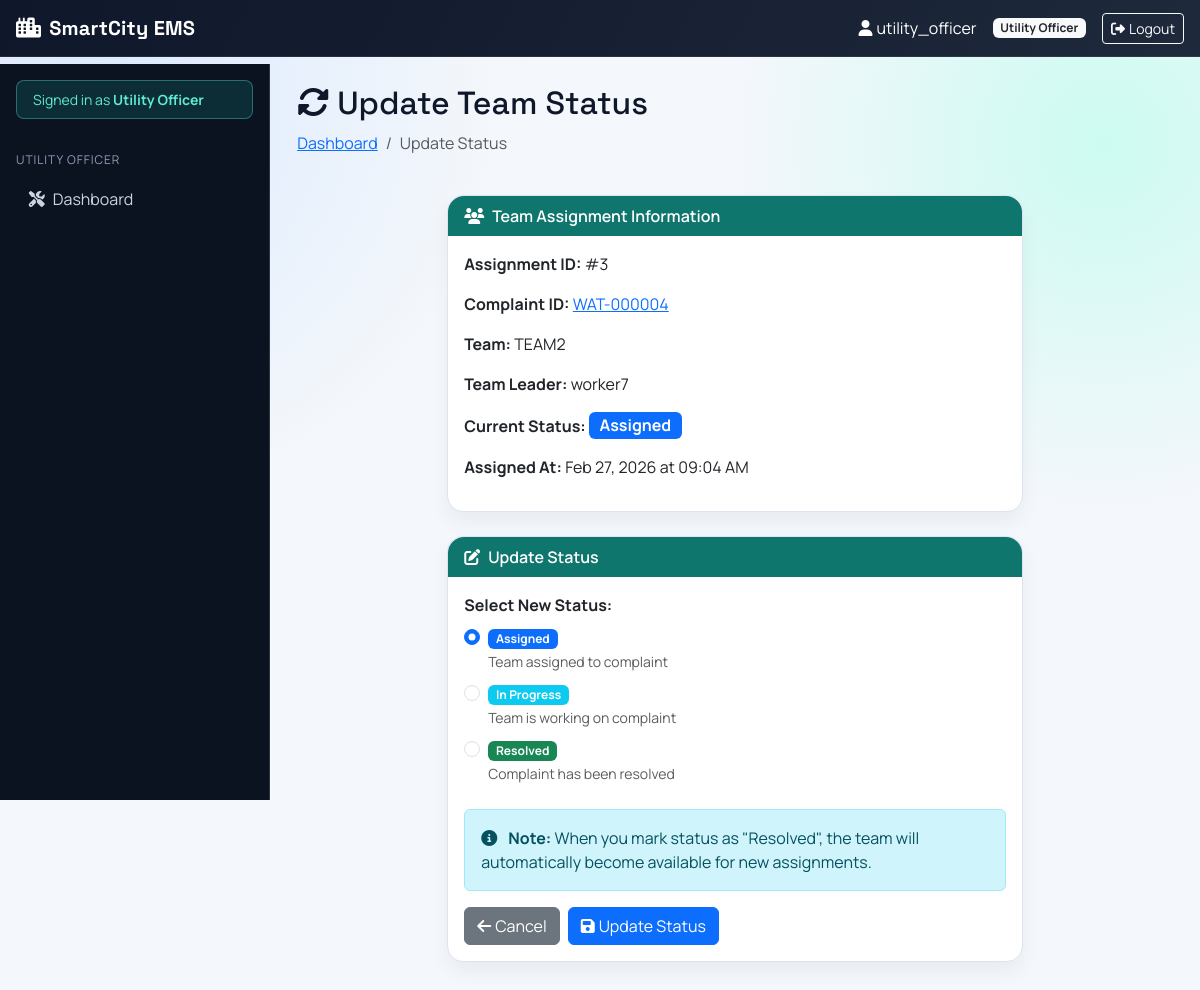
The page /utilities/update-team-status/3/ (signed in) on the database as committed earlier.
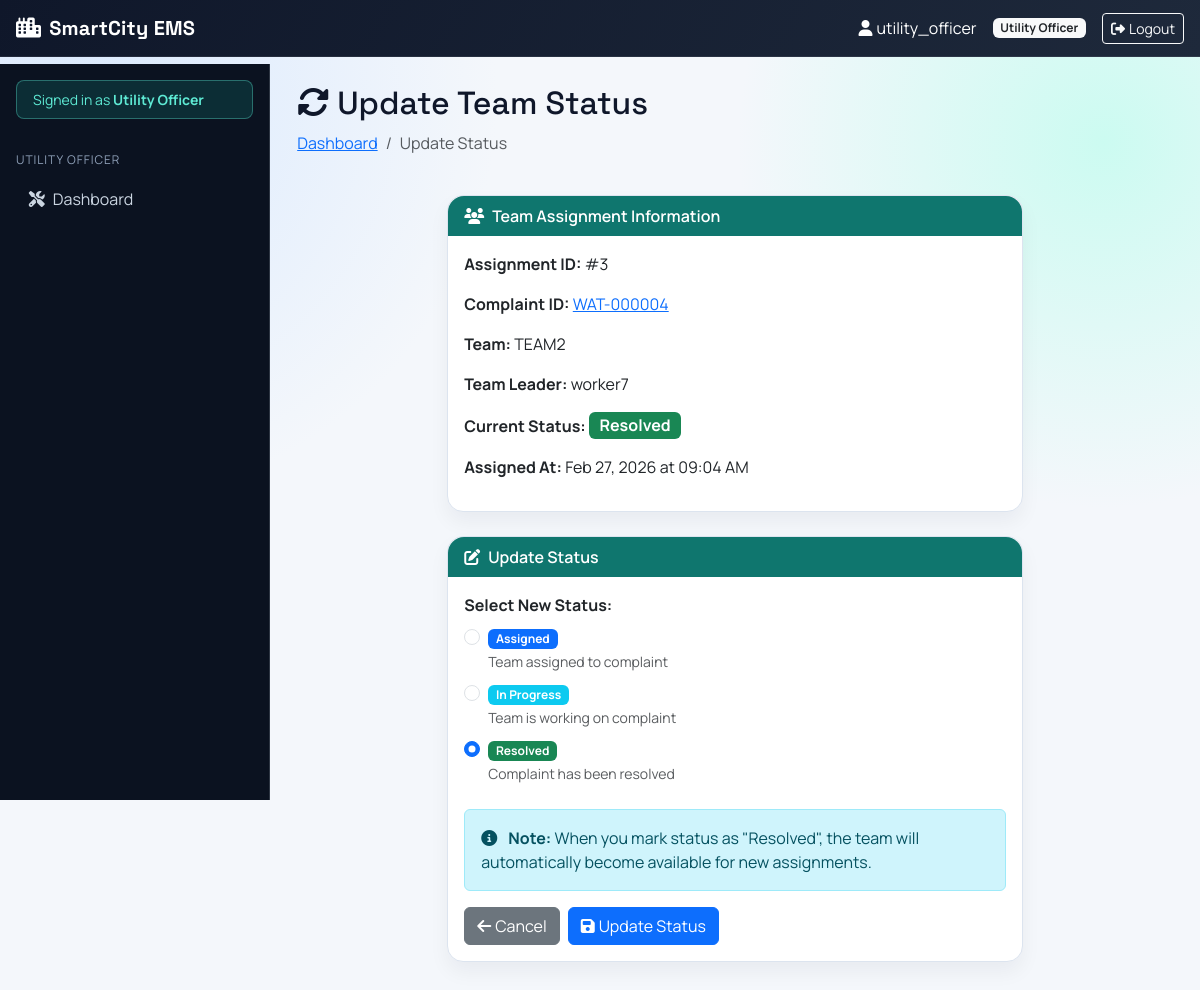
The same page on the database as committed later.
### utilities/models.py (models this page shows, shortened)
class UtilityTeamAssignment(models.Model):
    complaint = models.ForeignKey('Complaint', on_delete=models.CASCADE, related_name='team_assignments')
    team = models.ForeignKey('UtilityTeam', on_delete=models.PROTECT)
    assigned_by = models.ForeignKey('accounts.User', on_delete=models.PROTECT, related_name='utility_assignments_made')
    assigned_at = models.DateTimeField(auto_now_add=True)
    status = models.CharField(max_length=20, choices=[
        ('assigned', 'Assigned'),
        ('in_progress', 'In Progress'),
        ('resolved', 'Resolved'),
    ], default='assigned')

class Complaint(models.Model):
    citizen = models.ForeignKey(
        User,
        on_delete=models.CASCADE,
        related_name='complaints'
    )
    STATUS_CHOICES = [
        ('pending', 'Pending'),
        ('assigned', 'Assigned'),
        ('in_progress', 'In Progress'),
        ('resolved', 'Resolved'),
        ('escalated', 'Escalated'),
        ('rejected', 'Rejected'),
    ]
    PRIORITY_CHOICES = [
        ('high', 'High'),
        ('medium', 'Medium'),
        ('low', 'Low'),
    ]
    citizen = models.ForeignKey(User, on_delete=models.CASCADE, related_name='complaints')
    utility_type = models.ForeignKey(UtilityType, on_delete=models.PROTECT)
    complaint_id = models.CharField(max_length=20, unique=True, editable=False)
    title = models.CharField(max_length=200)
    description = models.TextField()
    priority = models.CharField(max_length=20, choices=PRIORITY_CHOICES, default='medium')
    status = models.CharField(max_length=20, choices=STATUS_CHOICES, default='pending')
    location_lat = models.DecimalField(max_digits=9, decimal_places=6, null=True, blank=True)
    location_lng = models.DecimalField(max_digits=9, decimal_places=6, null=True, blank=True)
    address = models.TextField()
    landmark = models.CharField(max_length=200, blank=True)
    assigned_officer = models.ForeignKey(
        User,
        on_delete=models.SET_NULL,
        null=True,
        blank=True,
        related_name='assigned_complaints',
        limit_choices_to={'role': 'utility_officer'}
    )
    created_at = models.DateTimeField(auto_now_add=True)
    updated_at = models.DateTimeField(auto_now=True)
    assigned_at = models.DateTimeField(null=True, blank=True)
    resolved_at = models.DateTimeField(null=True, blank=True)
    escalated_at = models.DateTimeField(null=True, blank=True)
    resolution_notes = models.TextField(blank=True)
    satisfaction_rating = models.IntegerField(
        null=True,
        blank=True,
        choices=[(i, i) for i in range(1, 6)],
        help_text="Rate 1-5 after resolution"
    )

class UtilityTeam(models.Model):
    TEAM_TYPE_CHOICES = [
        ('water', 'Water Supply Response'),
        ('electricity', 'Electricity Response'),
        ('road_maintenance', 'Road Maintenance'),
        ('garbage', 'Garbage Management'),
        ('public_works', 'Public Works'),
        ('special_operations', 'Special Operations'),
    ]
    name = models.CharField(max_length=100)
    team_type = models.CharField(max_length=50, choices=TEAM_TYPE_CHOICES, default='water')
    team_size = models.IntegerField(default=0)
    workers = models.ManyToManyField(
        'accounts.User',
        limit_choices_to={'role': 'worker'},
        related_name='utility_teams'
    )
    vehicles = models.ManyToManyField(
        'emergency.EmergencyVehicle',  # Reuse emergency vehicles for utility teams
        related_name='utility_teams',
        blank=True
    )
    equipment = models.TextField(blank=True)
    team_leader = models.ForeignKey(
        'accounts.User',
        on_delete=models.SET_NULL,
        null=True,
        related_name='led_utility_teams',
        limit_choices_to={'role': 'worker'},
        blank=True
    )
    is_available = models.BooleanField(default=True)
    created_at = models.DateTimeField(auto_now_add=True)
    class Meta:
        ordering = ['name']

### accounts/models.py (models this page shows, shortened)
class User(AbstractUser):
    ROLE_CHOICES = [
        ('citizen', 'Citizen'),
        ('government_authority', 'Government Authority'),
        ('emergency_operator', 'Emergency Operator'),
        ('utility_officer', 'Utility Officer'),
        ('team_admin', 'Team Administrator'),
        ('worker', 'Worker'),
    ]
    role = models.CharField(max_length=50, choices=ROLE_CHOICES, default='citizen')
    phone_number = models.CharField(max_length=15, blank=True)
    address = models.TextField(blank=True)

### utilities/views.py (the view, shortened to what this page needs)
# urls.py: path('update-team-status/<int:assignment_id>/', views.update_team_assignment_status, name='update_team_assignment_status'),
@login_required
def update_team_assignment_status(request, assignment_id):
    if request.user.role != 'utility_officer':
        messages.error(request, 'Access denied.')
        return redirect('dashboard:dashboard')
    assignment = get_object_or_404(UtilityTeamAssignment.objects.select_related('complaint', 'team'), id=assignment_id)
    valid_statuses = {choice[0] for choice in UtilityTeamAssignment._meta.get_field('status').choices}
    return render(
        request,
        'utilities/update_team_assignment_status.html',
        {
            'assignment': assignment,
        },
    )

### templates/utilities/update_team_assignment_status.html (shortened to what the changed rows need)
{% extends 'dashboard/base_dashboard.html' %}
{% block dashboard_content %}
<div class="row mb-4">
    <div class="col-12">
        <h2><i class="fas fa-sync-alt me-2"></i>Update Team Status</h2>
    </div>
</div>
<div class="row justify-content-center">
    <div class="col-lg-8 mb-4">
        <div class="card">
            <div class="card-body">
                <div class="mb-3">
                    <strong>Assignment ID:</strong> #{{ assignment.id }}
                </div>
                <div class="mb-3">
                    <strong>Complaint ID:</strong>
                    <a href="{% url 'utilities:detail' assignment.complaint.complaint_id %}">
                        {{ assignment.complaint.complaint_id }}
                    </a>
                </div>
                <div class="mb-3">
                    <strong>Team:</strong> {{ assignment.team.name }}
                </div>
                <div class="mb-3">
                    <strong>Team Leader:</strong>
                    {% if assignment.team.team_leader %}
                        {{ assignment.team.team_leader.username }}
                    {% else %}
                        <span class="text-muted">Not assigned</span>
                    {% endif %}
                </div>
                <div class="mb-3">
                    <strong>Current Status:</strong>
                    {% if assignment.status == 'assigned' %}
                    <span class="badge bg-primary fs-6">Assigned</span>
                    {% elif assignment.status == 'in_progress' %}
                    <span class="badge bg-info fs-6">In Progress</span>
                    {% else %}
                    <span class="badge bg-success fs-6">Resolved</span>
                    {% endif %}
                </div>
                <div class="mb-3">
                    <strong>Assigned At:</strong> {{ assignment.assigned_at|date:"M d, Y" }}
                    at {{ assignment.assigned_at|time:"h:i A" }}
                </div>
            </div>
        </div>
        <div class="card mt-4">
            <div class="card-body">
                <form method="post">
                    <div class="mb-4">
                        <div class="form-check mb-2">
                            <input class="form-check-input" type="radio" name="status" id="status_assigned"
                                   value="assigned" {% if assignment.status == 'assigned' %}checked{% endif %}>
                            <label class="form-check-label" for="status_assigned">
                                <span class="badge bg-primary">Assigned</span>
                                <br><small class="text-muted">Team assigned to complaint</small>
                            </label>
                        </div>
                        <div class="form-check mb-2">
                            <input class="form-check-input" type="radio" name="status" id="status_in_progress"
                                   value="in_progress" {% if assignment.status == 'in_progress' %}checked{% endif %}>
                            <label class="form-check-label" for="status_in_progress">
                                <span class="badge bg-info">In Progress</span>
                                <br><small class="text-muted">Team is working on complaint</small>
                            </label>
                        </div>
                        <div class="form-check">
                            <input class="form-check-input" type="radio" name="status" id="status_resolved"
                                   value="resolved" {% if assignment.status == 'resolved' %}checked{% endif %}>
                            <label class="form-check-label" for="status_resolved">
                                <span class="badge bg-success">Resolved</span>
                                <br><small class="text-muted">Complaint has been resolved</small>
                            </label>
                        </div>
                    </div>
                </form>
            </div>
        </div>
    </div>
</div>
{% endblock %}

Rows that differ between the two databases and show on the page:
changed UtilityTeamAssignment "09:04 AM": status "☑ Assigned Team assigned to comp" → "☐ Assigned Team assigned to comp"; status "☐ Resolved Complaint has been re" → "☑ Resolved Complaint has been re"
Other text that changed with them:
text no longer shown: "Assigned"
text now shown: "Resolved"
